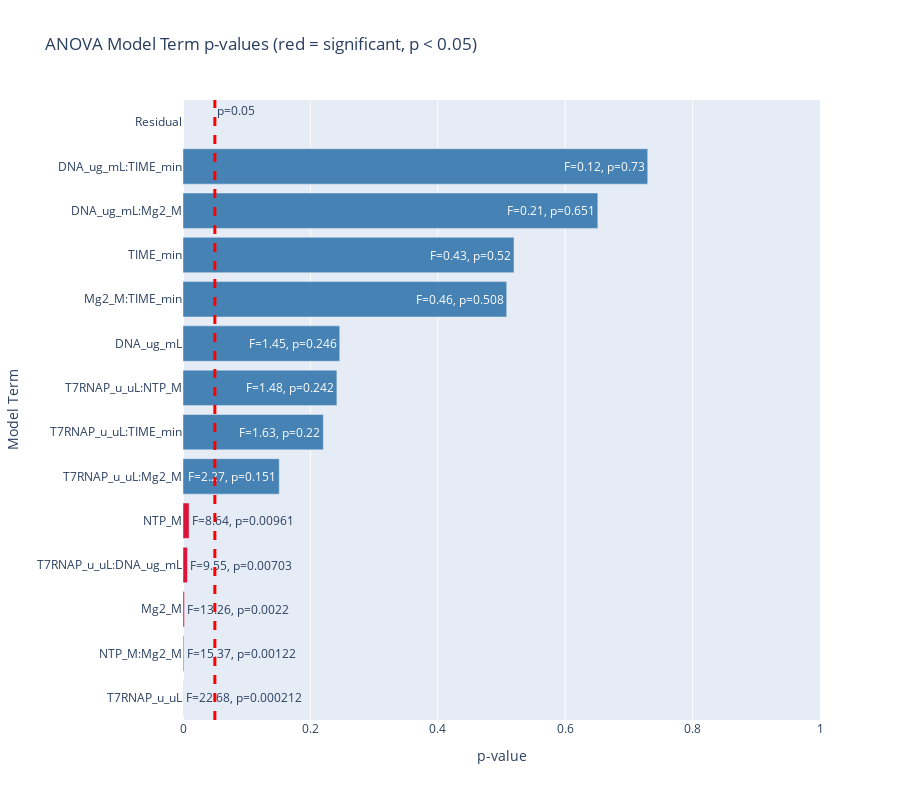

Notebook cell for this chart:
### Markdown cell above
### Simplify the Linear Model

### Code cell
# Use descriptive variable names
anova_data = pd.DataFrame(
    data={
        "RNA_Yield": response.values.ravel(),
        "NTP_M": experimental_conditions[X_columns[0]].values.ravel(),
        "T7RNAP_u_uL": experimental_conditions[X_columns[1]].values.ravel(),
        "DNA_ug_mL": experimental_conditions[X_columns[2]].values.ravel(),
        "Mg2_M": experimental_conditions[X_columns[3]].values.ravel(),
        "TIME_min": experimental_conditions[X_columns[4]].values.ravel(),
    }
)

# Build formula with all main effects and all interaction effects (up to 5-way)
formula = "RNA_Yield ~ NTP_M + T7RNAP_u_uL + DNA_ug_mL + Mg2_M + TIME_min + NTP_M * Mg2_M + T7RNAP_u_uL * NTP_M + T7RNAP_u_uL * DNA_ug_mL + T7RNAP_u_uL * Mg2_M + T7RNAP_u_uL * TIME_min + DNA_ug_mL * Mg2_M + DNA_ug_mL * TIME_min + Mg2_M * TIME_min"

lm = ols(formula=formula, data=anova_data).fit()

# Show full model summary
print(lm.summary())

# ANOVA table
anova_results = anova_lm(lm)
print("\nANOVA Table:")
print(anova_results)

# Extract p-values and F-statistics
anova_results = anova_results.reset_index().rename(columns={"index": "Term"})
anova_results["Significant"] = anova_results["PR(>F)"] < 0.05

# Plot p-values for all terms
fig = go.Figure(
    data=[
        go.Bar(
            y=anova_results["Term"],
            x=anova_results["PR(>F)"],
            orientation="h",
            marker_color=[
                "crimson" if sig else "steelblue"
                for sig in anova_results["Significant"]
            ],
            text=[
                f"F={fval:.2f}, p={pval:.3g}"
                for fval, pval in zip(anova_results["F"], anova_results["PR(>F)"])
            ],
            hoverinfo="text",
        )
    ]
)

fig.add_vline(
    x=0.05,
    line_width=3,
    line_dash="dash",
    line_color="red",
    annotation_text="p=0.05",
    annotation_position="top right",
)
fig.update_xaxes(title="p-value", range=[0, 1])
fig.update_yaxes(title="Model Term")
fig.update_layout(
    barmode="stack",
    title_text="ANOVA Model Term p-values (red = significant, p < 0.05)",
    yaxis={"categoryorder": "total ascending"},
    height=800,
)

### Figure 1 — Plotly figure (JSON) as saved in the notebook; plotly's stock layout.template omitted (floating-point values rounded to 4 significant figures)
{"data": [{"hoverinfo": "text", "marker": {"color": ["crimson", "crimson", "steelblue", "crimson", "steelblue", "crimson", "steelblue", "crimson", "steelblue", "steelblue", "steelblue", "steelblue", "steelblue", "steelblue"]}, "orientation": "h", "text": ["F=8.64, p=0.00961", "F=22.68, p=0.000212", "F=1.45, p=0.246", "F=13.26, p=0.0022", "F=0.43, p=0.52", "F=15.37, p=0.00122", "F=1.48, p=0.242", "F=9.55, p=0.00703", "F=2.27, p=0.151", "F=1.63, p=0.22", "F=0.21, p=0.651", "F=0.12, p=0.73", "F=0.46, p=0.508", "F=nan, p=nan"], "type": "bar", "x": [0.009607, 0.0002121, 0.2461, 0.002198, 0.5196, 0.001219, 0.2416, 0.007029, 0.1511, 0.2203, 0.6512, 0.7296, 0.5081, NaN], "y": ["NTP_M", "T7RNAP_u_uL", "DNA_ug_mL", "Mg2_M", "TIME_min", "NTP_M:Mg2_M", "T7RNAP_u_uL:NTP_M", "T7RNAP_u_uL:DNA_ug_mL", "T7RNAP_u_uL:Mg2_M", "T7RNAP_u_uL:TIME_min", "DNA_ug_mL:Mg2_M", "DNA_ug_mL:TIME_min", "Mg2_M:TIME_min", "Residual"]}], "layout": {"annotations": [{"showarrow": false, "text": "p=0.05", "x": 0.05, "xanchor": "left", "xref": "x", "y": 1, "yanchor": "top", "yref": "y domain"}], "barmode": "stack", "height": 800, "shapes": [{"line": {"color": "red", "dash": "dash", "width": 3}, "type": "line", "x0": 0.05, "x1": 0.05, "xref": "x", "y0": 0, "y1": 1, "yref": "y domain"}], "title": {"text": "ANOVA Model Term p-values (red = significant, p < 0.05)"}, "xaxis": {"range": [0, 1], "title": {"text": "p-value"}}, "yaxis": {"categoryorder": "total ascending", "title": {"text": "Model Term"}}}}
